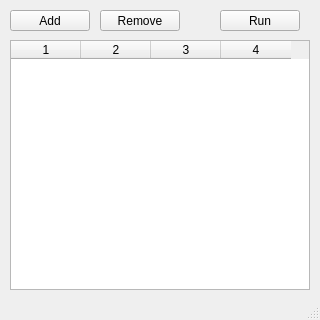
<?xml version="1.0" encoding="UTF-8"?>
<ui version="4.0">
 <class>Main</class>
 <widget class="QMainWindow" name="Main">
  <property name="geometry">
   <rect>
    <x>0</x>
    <y>0</y>
    <width>320</width>
    <height>320</height>
   </rect>
  </property>
  <property name="windowTitle">
   <string notr="true">PassGen GUI</string>
  </property>
  <widget class="QWidget" name="centralwidget">
   <widget class="QPushButton" name="addButton">
    <property name="geometry">
     <rect>
      <x>10</x>
      <y>10</y>
      <width>80</width>
      <height>21</height>
     </rect>
    </property>
    <property name="text">
     <string>Add</string>
    </property>
   </widget>
   <widget class="QTableWidget" name="entryTable">
    <property name="geometry">
     <rect>
      <x>10</x>
      <y>40</y>
      <width>300</width>
      <height>250</height>
     </rect>
    </property>
    <property name="editTriggers">
     <set>QAbstractItemView::DoubleClicked</set>
    </property>
    <property name="selectionMode">
     <enum>QAbstractItemView::SingleSelection</enum>
    </property>
    <property name="selectionBehavior">
     <enum>QAbstractItemView::SelectRows</enum>
    </property>
    <property name="columnCount">
     <number>4</number>
    </property>
    <attribute name="horizontalHeaderCascadingSectionResizes">
     <bool>true</bool>
    </attribute>
    <attribute name="horizontalHeaderMinimumSectionSize">
     <number>25</number>
    </attribute>
    <attribute name="horizontalHeaderDefaultSectionSize">
     <number>70</number>
    </attribute>
    <attribute name="horizontalHeaderHighlightSections">
     <bool>false</bool>
    </attribute>
    <attribute name="verticalHeaderCascadingSectionResizes">
     <bool>false</bool>
    </attribute>
    <column/>
    <column/>
    <column/>
    <column/>
   </widget>
   <widget class="QPushButton" name="removeButton">
    <property name="geometry">
     <rect>
      <x>100</x>
      <y>10</y>
      <width>80</width>
      <height>21</height>
     </rect>
    </property>
    <property name="text">
     <string>Remove</string>
    </property>
   </widget>
   <widget class="QPushButton" name="runButton">
    <property name="geometry">
     <rect>
      <x>220</x>
      <y>10</y>
      <width>80</width>
      <height>21</height>
     </rect>
    </property>
    <property name="text">
     <string>Run</string>
    </property>
   </widget>
  </widget>
  <widget class="QMenuBar" name="menubar">
   <property name="geometry">
    <rect>
     <x>0</x>
     <y>0</y>
     <width>320</width>
     <height>18</height>
    </rect>
   </property>
  </widget>
  <widget class="QStatusBar" name="statusbar"/>
 </widget>
 <resources/>
 <connections/>
</ui>
